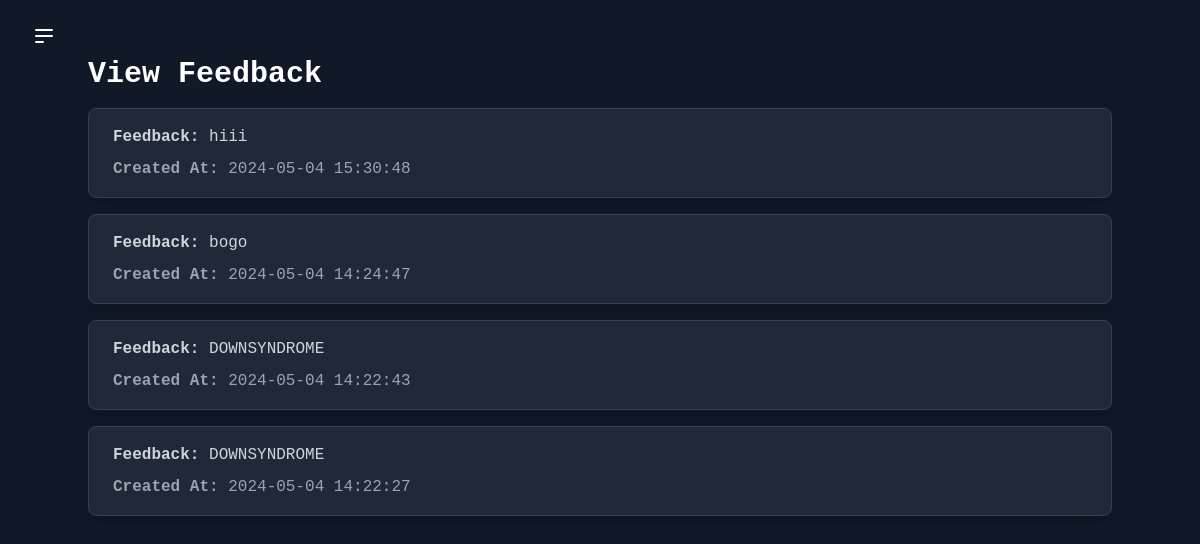
The app's page /view_feedback.php, older data.
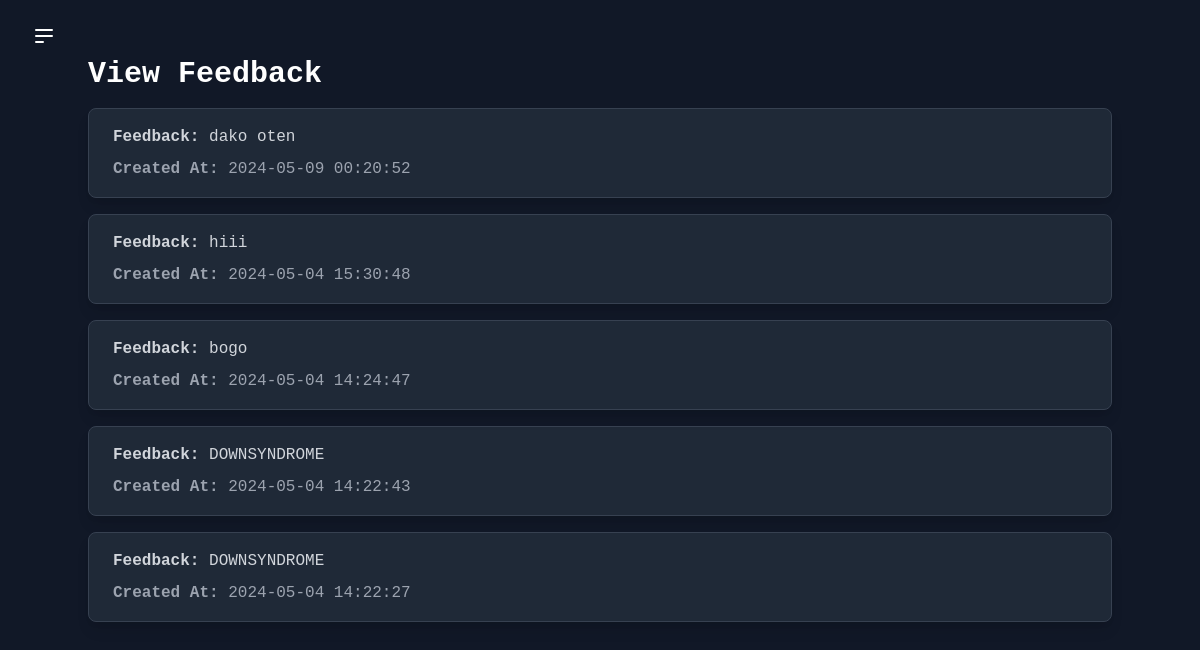
The same page, newer data.
### tables this page shows
CREATE TABLE "feedback" (
    id INTEGER PRIMARY KEY AUTOINCREMENT,
    feedback_content TEXT,
    created_at TIMESTAMP DEFAULT CURRENT_TIMESTAMP
);

### view_feedback.php (the view, shortened to what this page needs)
<?php
$db = new SQLite3('sitin.db');
$query = $db->query("
    SELECT feedback.*
    FROM feedback
    ORDER BY feedback.created_at DESC
");
if ($query) {
    $feedback_entries = [];
    while ($row = $query->fetchArray(SQLITE3_ASSOC)) {
        $feedback_entries[] = $row;
    }
} else {
    $feedback_entries = [];
}
?>
<!DOCTYPE html>
<html lang="en">
<head>
    <link href="https://cdn.jsdelivr.net/npm/tailwindcss@2.2.16/dist/tailwind.min.css" rel="stylesheet">
</head>
<body class="bg-gray-900 text-white font-mono">
    <div class="flex min-h-screen">
        <div class="flex-1 px-8 py-6">
            <button id="menu-toggle" class="focus:outline-none">
                <svg class="h-6 w-6 text-white hover:text-gray-200" viewBox="0 0 24 24" fill="none" xmlns="http://www.w3.org/2000/svg">
                    <path d="M4 6H20M4 12H20M4 18H11Z" stroke="currentColor" stroke-width="2" stroke-linecap="round" stroke-linejoin="round"></path>
                </svg>
            </button>
            <div class="container mx-auto">
                <h1 class="text-3xl font-bold mb-4">View Feedback</h1>
                <?php foreach ($feedback_entries as $entry): ?>
                    <div class="bg-gray-800 border border-gray-700 rounded-lg overflow-hidden shadow-lg mb-4">
                        <div class="px-6 py-4">
                            <p class="text-gray-300 mb-2"><strong>Feedback:</strong> <?php echo $entry['feedback_content']; ?></p>
                            <p class="text-gray-400"><strong>Created At:</strong> <?php echo $entry['created_at']; ?></p>
                        </div>
                    </div>
                <?php endforeach; ?>
            </div>
        </div>
    </div>
</body>
</html>

Row changes from the older to the newer data that the page shows:
added feedback: feedback_content "dako oten", created_at "2024-05-09 00:20:52"
